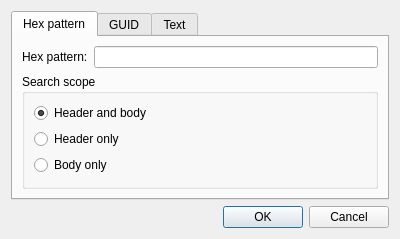
<?xml version="1.0" encoding="UTF-8"?>
<ui version="4.0">
 <class>SearchDialog</class>
 <widget class="QDialog" name="SearchDialog">
  <property name="geometry">
   <rect>
    <x>0</x>
    <y>0</y>
    <width>400</width>
    <height>218</height>
   </rect>
  </property>
  <property name="windowTitle">
   <string>Search</string>
  </property>
  <property name="modal">
   <bool>false</bool>
  </property>
  <layout class="QVBoxLayout" name="verticalLayout">
   <item>
    <widget class="QTabWidget" name="tabWidget">
     <property name="currentIndex">
      <number>0</number>
     </property>
     <widget class="QWidget" name="hexTab">
      <attribute name="title">
       <string>Hex pattern</string>
      </attribute>
      <layout class="QGridLayout" name="gridLayout_2">
       <item row="0" column="0">
        <widget class="QLabel" name="hexLabel">
         <property name="text">
          <string>Hex pattern:</string>
         </property>
        </widget>
       </item>
       <item row="0" column="1">
        <widget class="HexLineEdit" name="hexEdit">
         <property name="editAsGuid">
          <bool>false</bool>
         </property>
         <property name="inputMask">
          <string/>
         </property>
        </widget>
       </item>
       <item row="1" column="0" colspan="2">
        <widget class="QGroupBox" name="hexGroupBox">
         <property name="title">
          <string>Search scope</string>
         </property>
         <layout class="QVBoxLayout" name="verticalLayout_3">
          <item>
           <widget class="QRadioButton" name="hexScopeFullRadioButton">
            <property name="text">
             <string>Header and body</string>
            </property>
            <property name="checked">
             <bool>true</bool>
            </property>
           </widget>
          </item>
          <item>
           <widget class="QRadioButton" name="hexScopeHeaderRadioButton">
            <property name="text">
             <string>Header only</string>
            </property>
           </widget>
          </item>
          <item>
           <widget class="QRadioButton" name="hexScopeBodyRadioButton">
            <property name="text">
             <string>Body only</string>
            </property>
           </widget>
          </item>
         </layout>
        </widget>
       </item>
      </layout>
     </widget>
     <widget class="QWidget" name="guidTab">
      <attribute name="title">
       <string>GUID</string>
      </attribute>
      <layout class="QGridLayout" name="gridLayout">
       <item row="0" column="0">
        <widget class="QLabel" name="guidLabel">
         <property name="text">
          <string>GUID:</string>
         </property>
        </widget>
       </item>
       <item row="0" column="1">
        <widget class="HexLineEdit" name="guidEdit">
         <property name="editAsGuid">
          <bool>true</bool>
         </property>
         <property name="inputMask">
          <string>xxxxxxxx-xxxx-xxxx-xxxx-xxxxxxxxxxxx</string>
         </property>
         <property name="text">
          <string>........-....-....-....-............</string>
         </property>
        </widget>
       </item>
       <item row="1" column="0" colspan="2">
        <widget class="QGroupBox" name="guidGroupBox">
         <property name="title">
          <string>Search scope</string>
         </property>
         <layout class="QVBoxLayout" name="verticalLayout_5">
          <item>
           <widget class="QRadioButton" name="guidScopeFullRadioButton">
            <property name="text">
             <string>Header and body</string>
            </property>
            <property name="checked">
             <bool>false</bool>
            </property>
           </widget>
          </item>
          <item>
           <widget class="QRadioButton" name="guidScopeHeaderRadioButton">
            <property name="text">
             <string>Header only</string>
            </property>
            <property name="checked">
             <bool>true</bool>
            </property>
           </widget>
          </item>
          <item>
           <widget class="QRadioButton" name="guidScopeBodyRadioButton">
            <property name="text">
             <string>Body only</string>
            </property>
           </widget>
          </item>
         </layout>
        </widget>
       </item>
      </layout>
     </widget>
     <widget class="QWidget" name="textTab">
      <attribute name="title">
       <string>Text</string>
      </attribute>
      <layout class="QGridLayout" name="gridLayout_3">
       <item row="0" column="0">
        <widget class="QLabel" name="textLabel">
         <property name="sizePolicy">
          <sizepolicy hsizetype="Fixed" vsizetype="Preferred">
           <horstretch>0</horstretch>
           <verstretch>0</verstretch>
          </sizepolicy>
         </property>
         <property name="text">
          <string>Text:</string>
         </property>
        </widget>
       </item>
       <item row="0" column="1" colspan="2">
        <widget class="QLineEdit" name="textEdit">
         <property name="sizePolicy">
          <sizepolicy hsizetype="Expanding" vsizetype="Fixed">
           <horstretch>0</horstretch>
           <verstretch>0</verstretch>
          </sizepolicy>
         </property>
        </widget>
       </item>
       <item row="1" column="0" colspan="2">
        <widget class="QGroupBox" name="hexGroupBox_2">
         <property name="title">
          <string>Search scope</string>
         </property>
         <layout class="QVBoxLayout" name="verticalLayout_4">
          <item>
           <widget class="QRadioButton" name="textScopeFullRadioButton">
            <property name="text">
             <string>Header and body</string>
            </property>
            <property name="checked">
             <bool>true</bool>
            </property>
           </widget>
          </item>
          <item>
           <widget class="QRadioButton" name="textScopeHeaderRadioButton">
            <property name="text">
             <string>Header only</string>
            </property>
           </widget>
          </item>
          <item>
           <widget class="QRadioButton" name="textScopeBodyRadioButton">
            <property name="text">
             <string>Body only</string>
            </property>
           </widget>
          </item>
         </layout>
        </widget>
       </item>
       <item row="1" column="2">
        <widget class="QGroupBox" name="textGroupBox">
         <property name="title">
          <string>Text search options</string>
         </property>
         <layout class="QVBoxLayout" name="verticalLayout_2">
          <item>
           <widget class="QCheckBox" name="textUnicodeCheckBox">
            <property name="text">
             <string>Unicode</string>
            </property>
            <property name="checked">
             <bool>true</bool>
            </property>
           </widget>
          </item>
          <item>
           <widget class="QCheckBox" name="textCaseSensitiveCheckBox">
            <property name="text">
             <string>Case sensitive</string>
            </property>
           </widget>
          </item>
         </layout>
        </widget>
       </item>
      </layout>
     </widget>
    </widget>
   </item>
   <item>
    <widget class="QDialogButtonBox" name="buttonBox">
     <property name="orientation">
      <enum>Qt::Horizontal</enum>
     </property>
     <property name="standardButtons">
      <set>QDialogButtonBox::Cancel|QDialogButtonBox::Ok</set>
     </property>
    </widget>
   </item>
  </layout>
 </widget>
 <customwidgets>
  <customwidget>
   <class>HexLineEdit</class>
   <extends>QLineEdit</extends>
   <header>hexlineedit.h</header>
  </customwidget>
 </customwidgets>
 <tabstops>
  <tabstop>tabWidget</tabstop>
  <tabstop>hexEdit</tabstop>
  <tabstop>hexScopeFullRadioButton</tabstop>
  <tabstop>hexScopeHeaderRadioButton</tabstop>
  <tabstop>hexScopeBodyRadioButton</tabstop>
  <tabstop>buttonBox</tabstop>
  <tabstop>textEdit</tabstop>
  <tabstop>textUnicodeCheckBox</tabstop>
  <tabstop>textCaseSensitiveCheckBox</tabstop>
 </tabstops>
 <resources/>
 <connections>
  <connection>
   <sender>buttonBox</sender>
   <signal>accepted()</signal>
   <receiver>SearchDialog</receiver>
   <slot>accept()</slot>
   <hints>
    <hint type="sourcelabel">
     <x>182</x>
     <y>185</y>
    </hint>
    <hint type="destinationlabel">
     <x>157</x>
     <y>194</y>
    </hint>
   </hints>
  </connection>
  <connection>
   <sender>buttonBox</sender>
   <signal>rejected()</signal>
   <receiver>SearchDialog</receiver>
   <slot>reject()</slot>
   <hints>
    <hint type="sourcelabel">
     <x>182</x>
     <y>185</y>
    </hint>
    <hint type="destinationlabel">
     <x>286</x>
     <y>194</y>
    </hint>
   </hints>
  </connection>
 </connections>
</ui>
